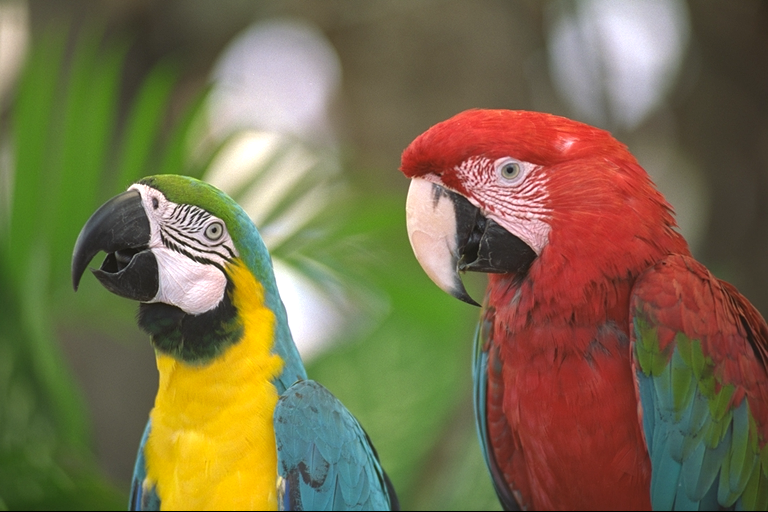
#> input picture tsks24-sig/lab4/images/image1.png, 768 x 512 px
$ python demo9.py   (older library calls are emulated)
#> lines starting #> are read from the running program, lines starting #| are printed output that depends on the picture
#> further down, im1_bgr is the input picture: shape (512, 768, 3); mean B, G, R 75.8, 109.6, 121.7
### tsks24-sig/lab4/jpeglab.py
# JPEG lab module

import numpy as np
import sys
def rgb2ycbcr(r, g=0, b=0):
#> called with g = 0, b = 0
    if r.ndim == 3:
        g = r[:,:,1]
        b = r[:,:,2]
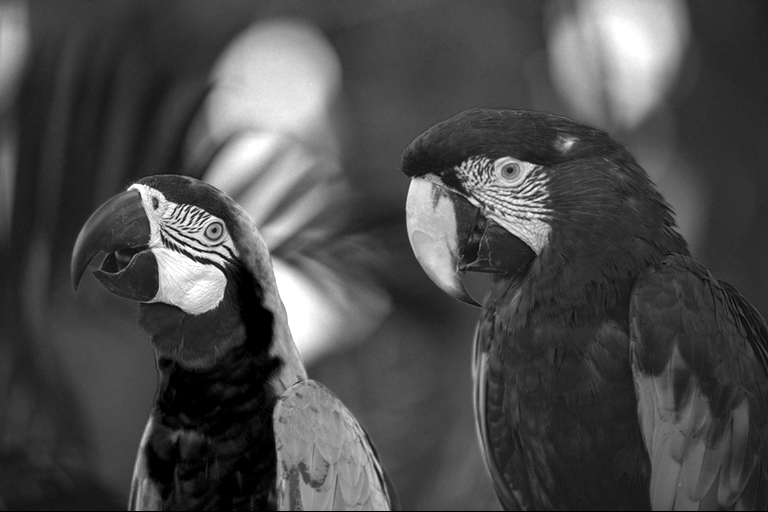
#> b: shape (512, 768); min 0, max 255, mean 75.8
        r = r[:,:,0]
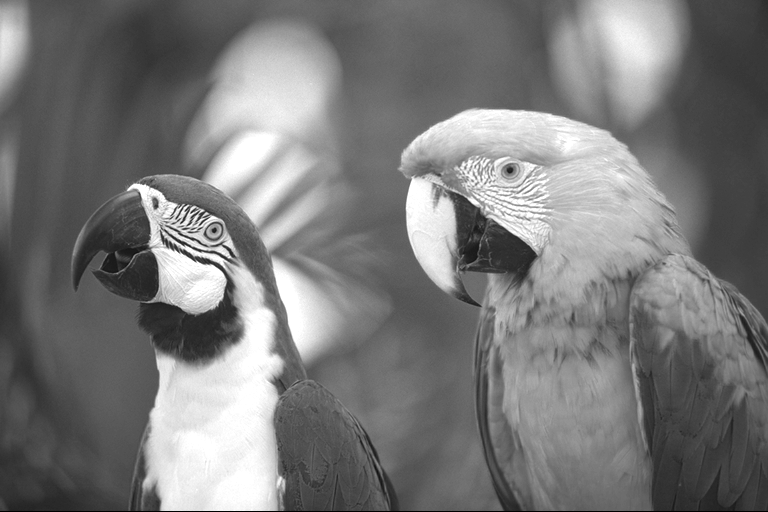
#> r: shape (512, 768); min 0, max 255, mean 121.7
    y = 16. + (65.481*r + 128.553*g + 24.966*b)/255.
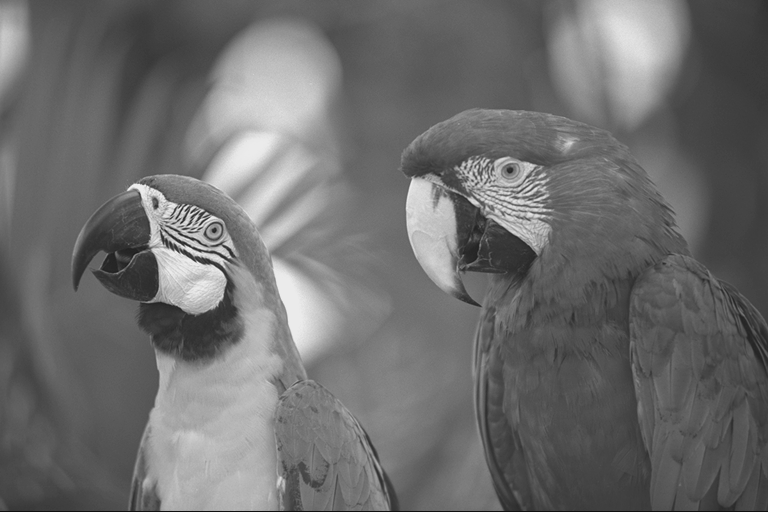
#> y: shape (512, 768) float64; min 16, max 235, mean 109.9
    cb = 128. + (-37.797*r - 74.203*g + 112.*b)/255.
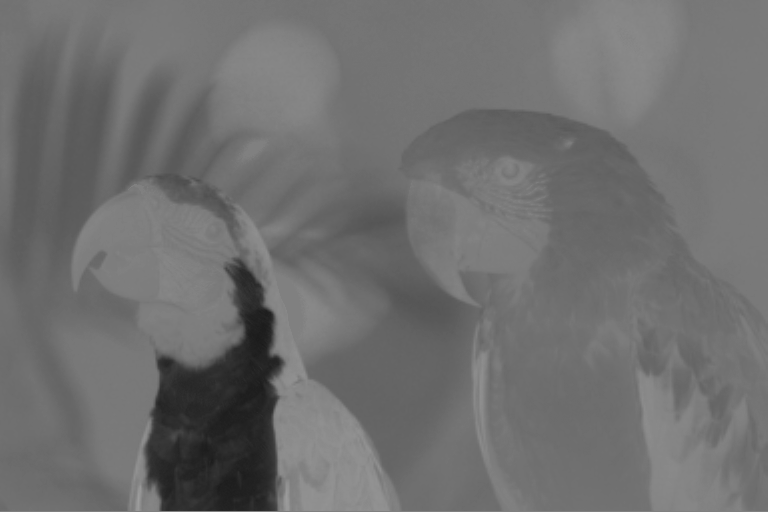
#> cb: shape (512, 768) float64; min 25.89, max 157.8, mean 111.4
    cr = 128. + (112.*r - 93.786*g - 18.214*b)/255.
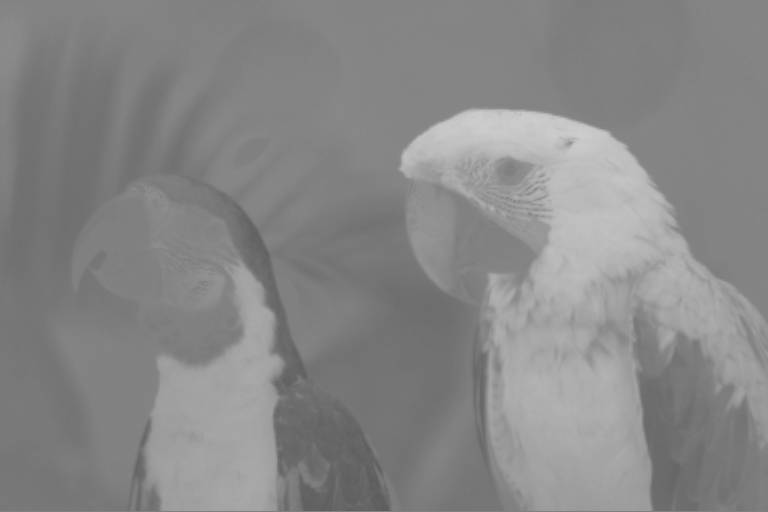
#> cr: shape (512, 768) float64; min 92.59, max 205.6, mean 135.7
    return (y, cb, cr)

# [5 lines left out: function ycbcr2rgb, not called in this run]

def im2col_distinct(A, blocksize):
#> called with blocksize = (8, 8)
	nrows, ncols = blocksize
	nele = nrows*ncols
	nrowspad = A.shape[0]//nrows+(A.shape[0]%nrows>0)
#> nrowspad = 64
	ncolspad = A.shape[1]//ncols+(A.shape[1]%ncols>0)
#> ncolspad = 96
	A1 = np.zeros((nrows*nrowspad, ncols*ncolspad))
	A1[:A.shape[0], :A.shape[1]] = A
	t = np.swapaxes(A1.reshape(nrowspad,nrows,ncolspad,ncols),0,3)
	out = t.reshape(nele,-1)
	return (out)

# [8 lines left out: function col2im_distinct, not called in this run]

def dct2basemx(block):			#Make a 2D DCT transform matrix
    m, n = block
    N = m*n
    X = np.arange(m)[np.newaxis,np.newaxis,:,np.newaxis]
    Y = np.arange(n)[np.newaxis,np.newaxis,np.newaxis,:]
    I = np.arange(m)[:,np.newaxis,np.newaxis,np.newaxis]
    J = np.arange(n)[np.newaxis,:,np.newaxis,np.newaxis]
    #Form from here: https://www.math.cuhk.edu.hk/~lmlui/dct.pdf, I've used numpys internal broadcasting to skip using meshgrids since they can be error-prone
    DCT_tensor = (2/np.sqrt(n*m)*np.sqrt(0.5)**(I==0) *np.sqrt(0.5)**(J==0)*(np.cos((2*X+1)*I*np.pi/(2*n))*np.cos((2*Y+1)*J*np.pi/(2*m))))
    DCT_matrix = DCT_tensor.reshape(n*m,n*m)#The tensor has shape i,j,x,y we reshape it to i*j,x*y
    return DCT_matrix

def bdct(im, M):				#bdct - block dct of image
    if isinstance(M,int):
        M =(M,M)
    dct_base_matrix = dct2basemx(M)
    column_im = im2col_distinct(im, M)
    t = np.dot(dct_base_matrix,column_im)
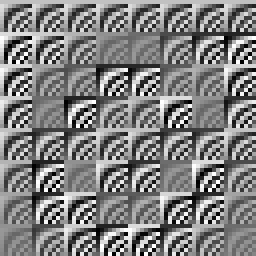
#> dct_base_matrix: shape (64, 64) float64 (shown 4 times larger); min -0.24, max 0.24, mean 0.00195; drawn with min black and max white

    return (t)

# [9 lines left out: function ibdct, not called in this run]

def bquant(t, qmtx):
	if isinstance(qmtx, int):
		tq = np.round(t/np.float(qmtx))# Only one quantization value
	else:
		qmtx = qmtx.reshape(-1,1)
#> qmtx = 64 values, max 96.8 at index 46, min 8 at index 16, mean 46.1
		if t.shape[0] != qmtx.shape[0]:
			sys.exit('Wrong number of quantization values.')
		tq = np.round(t/np.kron(np.ones((1,t.shape[1])),qmtx.astype(float)))
	return (tq)

# [9 lines left out: function brec, not called in this run]

def jpgqmtx():
	Q=np.array([[ 16],
       [ 12],
       [ 14],
       [ 14],
       [ 18],
       [ 24],
       [ 49],
       [ 72],
       [ 11],
       [ 12],
       [ 13],
       [ 17],
       [ 22],
       [ 35],
       [ 64],
       [ 92],
       [ 10],
       [ 14],
       [ 16],
       [ 22],
       [ 37],
       [ 55],
       [ 78],
       [ 95],
       [ 16],
       [ 19],
       [ 24],
       [ 29],
       [ 56],
       [ 64],
       [ 87],
       [ 98],
       [ 24],
       [ 26],
       [ 40],
       [ 51],
       [ 68],
       [ 81],
       [103],
       [112],
       [ 40],
       [ 58],
       [ 57],
       [ 87],
       [109],
       [104],
       [121],
       [100],
       [ 51],
       [ 60],
       [ 69],
       [ 80],
       [103],
       [113],
       [120],
       [103],
       [ 61],
       [ 55],
       [ 56],
       [ 62],
       [ 77],
       [ 92],
       [101],
       [ 99]])
	return (Q)

def zigzag_indices(R=8,C=8):
#> called with R = 8, C = 8
    inds = []
    done = False
    row,col = 0,0
    direction = "down"
    while not done:
        inds.append(row*C+col)
        if row == 0:
            if col % 2 == 0:
                row,col = row+0,col+1
            else:
                row,col = row+1,col-1
                direction = "down"
        elif row == R-1:
            if col == C-1:
                done = True
            elif col % 2 == 0:
                row,col = row+0,col+1
            else:
                row,col = row-1,col+1
                direction = "up"
        elif col == 0:
            if row % 2 == 1:
                row,col = row+1,col+0
            else:
                row,col = row-1,col+1
                direction = "up"
        elif col == C-1:
            if row % 2 == 1:
                row,col = row+1,col+0
            else:
                row,col = row+1,col-1
                direction = "down"
        else:
            if direction == "down":
                row,col = row+1,col-1
            else:
                row,col = row-1,col+1
    return inds

def zigzag_matrix():
    Z = np.zeros((64,64))
    zigzag = zigzag_indices()
    Z[np.arange(64),zigzag] = 1
    return Z

# [8 lines left out: function plot_zigzag_scan, not called in this run]

### tsks24-sig/lab4/demo9.py
from preamble import *

im1_bgr = cv2.imread('images/image1.png');
im1 = cv2.cvtColor(im1_bgr,cv2.COLOR_BGR2RGB)
y, cb, cr = jl.rgb2ycbcr(im1)
plt.figure(0), plt.imshow(y, 'gray', clim=(0, 255))
plt.title('original'), plt.colorbar()

Yb = jl.bdct(y, (8, 8))
Ybq = jl.bquant(Yb, jl.jpgqmtx()*0.8)

dct_block = np.arange(64)
Z = jl.zigzag_matrix()
zigzagged_block = Z@dct_block #@ means matrix multiplication in numpy
zigzag_indices = jl.zigzag_indices()

print(np.all(zigzagged_block == zigzag_indices))

plt.figure(1)
plt.plot(np.mean(np.abs(Ybq),axis=1)[1:])
plt.plot((Z@np.mean(np.abs(Ybq),axis=1))[1:])
plt.legend(["original","zig-zag"])
plt.show()
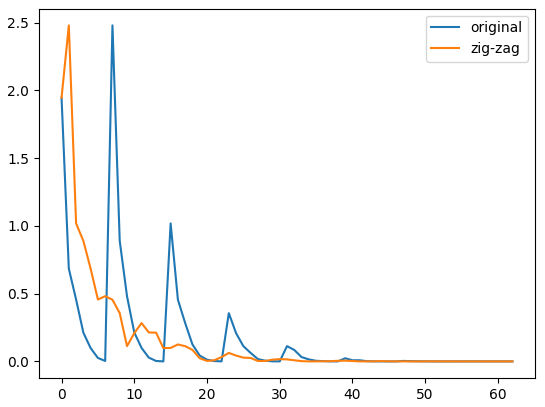
#> figure drawn by matplotlib, 1 panel; curve peaks at x = 7, y = 2.48; curve peaks at x = 1, y = 2.48


# QUESTION: 23
# Run-length encoding means that when the same value is found multiple
# times in a row it is replaced by a count of that value instead. So
# for example if we have seven 0's in a row this would be represented as 7x0 instead.
# zig-zag scanning makes this process more efficient as it groups the values
# together with similar values. So that repeating values accur more often.
# Thus making run-length encoding more efficient.

$ run again, with tsks24-sig/lab4/images/image3.png copied over tsks24-sig/lab4/images/image1.png
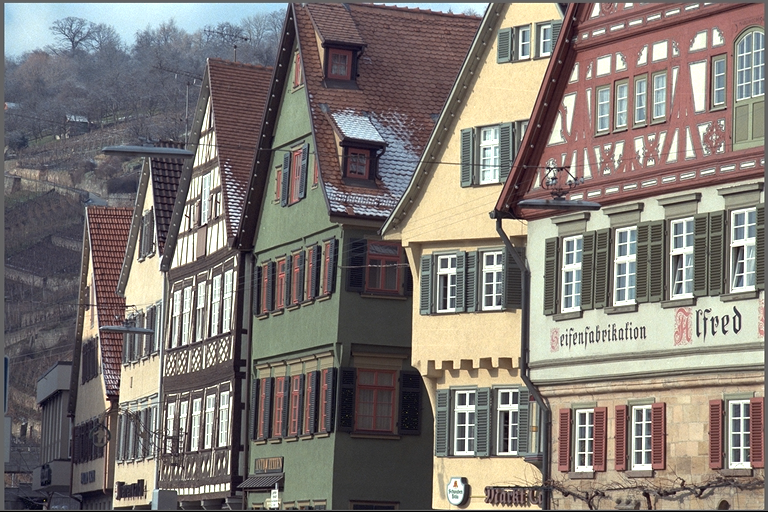
#> input picture tsks24-sig/lab4/images/image3.png, 768 x 512 px
#> im1_bgr is the input picture: shape (512, 768, 3); mean B, G, R 116, 121.1, 128
#> in rgb2ycbcr, `cr = 128. + (112.*r - 93.786*g - 18.214*b)/255.`:
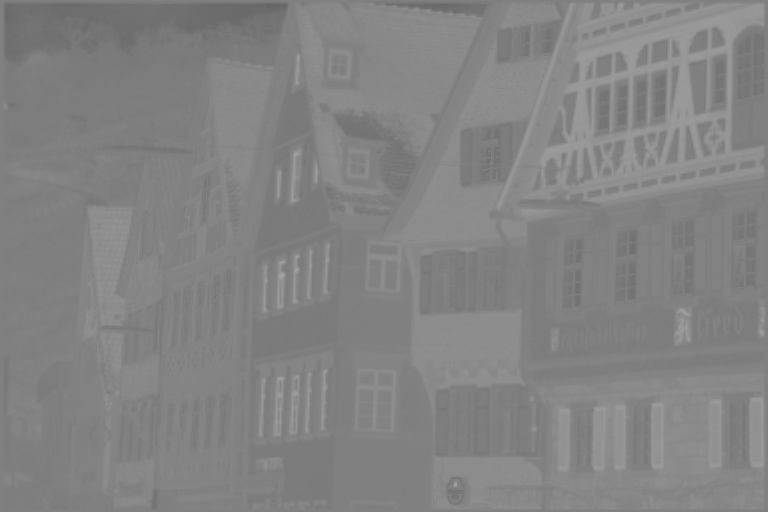
#> cr: shape (512, 768) float64; min 102, max 168, mean 131.4
#> qmtx = 64 values, max 96.8 at index 46, min 8 at index 16, mean 46.1
#> `plt.show()`:
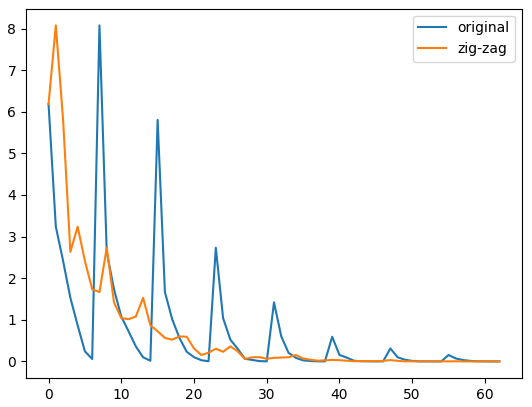
#> figure drawn by matplotlib, 1 panel; curve peaks at x = 7, y = 8.08; curve peaks at x = 1, y = 8.08

$ run again, with tsks24-sig/lab4/images/image4.png copied over tsks24-sig/lab4/images/image1.png
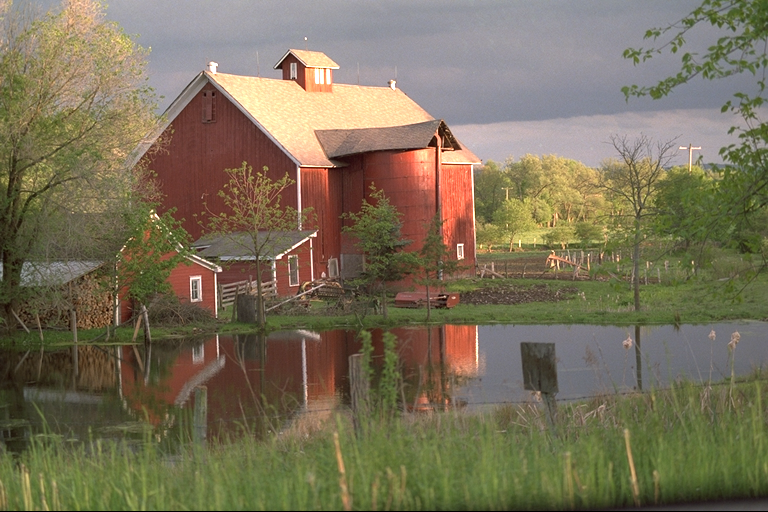
#> input picture tsks24-sig/lab4/images/image4.png, 768 x 512 px
#> im1_bgr is the input picture: shape (512, 768, 3); mean B, G, R 88.7, 112.4, 121.8
#> qmtx = 64 values, max 96.8 at index 46, min 8 at index 16, mean 46.1
#> `plt.show()`:
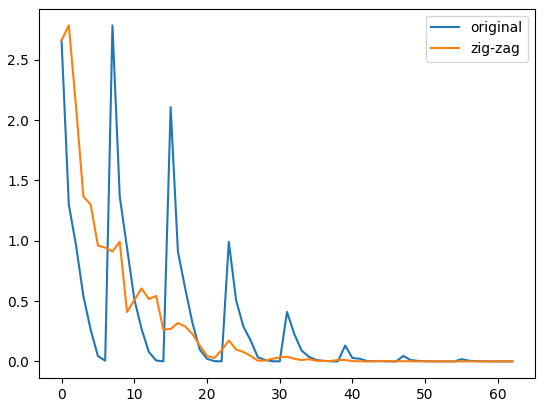
#> figure drawn by matplotlib, 1 panel; curve peaks at x = 7, y = 2.78; curve peaks at x = 1, y = 2.78
